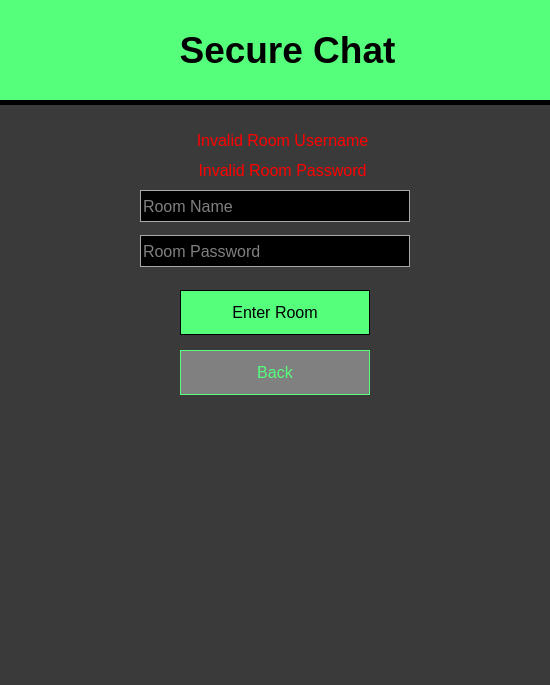
<?xml version="1.0" encoding="UTF-8"?>
<ui version="4.0">
 <class>cove_securechatlogin</class>
 <widget class="QWidget" name="cove_securechatlogin">
  <property name="geometry">
   <rect>
    <x>0</x>
    <y>0</y>
    <width>550</width>
    <height>685</height>
   </rect>
  </property>
  <property name="palette">
   <palette>
    <active>
     <colorrole role="WindowText">
      <brush brushstyle="SolidPattern">
       <color alpha="255">
        <red>255</red>
        <green>255</green>
        <blue>255</blue>
       </color>
      </brush>
     </colorrole>
     <colorrole role="Button">
      <brush brushstyle="SolidPattern">
       <color alpha="255">
        <red>58</red>
        <green>58</green>
        <blue>58</blue>
       </color>
      </brush>
     </colorrole>
     <colorrole role="Light">
      <brush brushstyle="SolidPattern">
       <color alpha="255">
        <red>87</red>
        <green>87</green>
        <blue>87</blue>
       </color>
      </brush>
     </colorrole>
     <colorrole role="Midlight">
      <brush brushstyle="SolidPattern">
       <color alpha="255">
        <red>72</red>
        <green>72</green>
        <blue>72</blue>
       </color>
      </brush>
     </colorrole>
     <colorrole role="Dark">
      <brush brushstyle="SolidPattern">
       <color alpha="255">
        <red>29</red>
        <green>29</green>
        <blue>29</blue>
       </color>
      </brush>
     </colorrole>
     <colorrole role="Mid">
      <brush brushstyle="SolidPattern">
       <color alpha="255">
        <red>38</red>
        <green>38</green>
        <blue>38</blue>
       </color>
      </brush>
     </colorrole>
     <colorrole role="Text">
      <brush brushstyle="SolidPattern">
       <color alpha="255">
        <red>255</red>
        <green>255</green>
        <blue>255</blue>
       </color>
      </brush>
     </colorrole>
     <colorrole role="BrightText">
      <brush brushstyle="SolidPattern">
       <color alpha="255">
        <red>255</red>
        <green>255</green>
        <blue>255</blue>
       </color>
      </brush>
     </colorrole>
     <colorrole role="ButtonText">
      <brush brushstyle="SolidPattern">
       <color alpha="255">
        <red>255</red>
        <green>255</green>
        <blue>255</blue>
       </color>
      </brush>
     </colorrole>
     <colorrole role="Base">
      <brush brushstyle="SolidPattern">
       <color alpha="255">
        <red>0</red>
        <green>0</green>
        <blue>0</blue>
       </color>
      </brush>
     </colorrole>
     <colorrole role="Window">
      <brush brushstyle="SolidPattern">
       <color alpha="255">
        <red>58</red>
        <green>58</green>
        <blue>58</blue>
       </color>
      </brush>
     </colorrole>
     <colorrole role="Shadow">
      <brush brushstyle="SolidPattern">
       <color alpha="255">
        <red>0</red>
        <green>0</green>
        <blue>0</blue>
       </color>
      </brush>
     </colorrole>
     <colorrole role="AlternateBase">
      <brush brushstyle="SolidPattern">
       <color alpha="255">
        <red>29</red>
        <green>29</green>
        <blue>29</blue>
       </color>
      </brush>
     </colorrole>
     <colorrole role="ToolTipBase">
      <brush brushstyle="SolidPattern">
       <color alpha="255">
        <red>255</red>
        <green>255</green>
        <blue>220</blue>
       </color>
      </brush>
     </colorrole>
     <colorrole role="ToolTipText">
      <brush brushstyle="SolidPattern">
       <color alpha="255">
        <red>0</red>
        <green>0</green>
        <blue>0</blue>
       </color>
      </brush>
     </colorrole>
    </active>
    <inactive>
     <colorrole role="WindowText">
      <brush brushstyle="SolidPattern">
       <color alpha="255">
        <red>255</red>
        <green>255</green>
        <blue>255</blue>
       </color>
      </brush>
     </colorrole>
     <colorrole role="Button">
      <brush brushstyle="SolidPattern">
       <color alpha="255">
        <red>58</red>
        <green>58</green>
        <blue>58</blue>
       </color>
      </brush>
     </colorrole>
     <colorrole role="Light">
      <brush brushstyle="SolidPattern">
       <color alpha="255">
        <red>87</red>
        <green>87</green>
        <blue>87</blue>
       </color>
      </brush>
     </colorrole>
     <colorrole role="Midlight">
      <brush brushstyle="SolidPattern">
       <color alpha="255">
        <red>72</red>
        <green>72</green>
        <blue>72</blue>
       </color>
      </brush>
     </colorrole>
     <colorrole role="Dark">
      <brush brushstyle="SolidPattern">
       <color alpha="255">
        <red>29</red>
        <green>29</green>
        <blue>29</blue>
       </color>
      </brush>
     </colorrole>
     <colorrole role="Mid">
      <brush brushstyle="SolidPattern">
       <color alpha="255">
        <red>38</red>
        <green>38</green>
        <blue>38</blue>
       </color>
      </brush>
     </colorrole>
     <colorrole role="Text">
      <brush brushstyle="SolidPattern">
       <color alpha="255">
        <red>255</red>
        <green>255</green>
        <blue>255</blue>
       </color>
      </brush>
     </colorrole>
     <colorrole role="BrightText">
      <brush brushstyle="SolidPattern">
       <color alpha="255">
        <red>255</red>
        <green>255</green>
        <blue>255</blue>
       </color>
      </brush>
     </colorrole>
     <colorrole role="ButtonText">
      <brush brushstyle="SolidPattern">
       <color alpha="255">
        <red>255</red>
        <green>255</green>
        <blue>255</blue>
       </color>
      </brush>
     </colorrole>
     <colorrole role="Base">
      <brush brushstyle="SolidPattern">
       <color alpha="255">
        <red>0</red>
        <green>0</green>
        <blue>0</blue>
       </color>
      </brush>
     </colorrole>
     <colorrole role="Window">
      <brush brushstyle="SolidPattern">
       <color alpha="255">
        <red>58</red>
        <green>58</green>
        <blue>58</blue>
       </color>
      </brush>
     </colorrole>
     <colorrole role="Shadow">
      <brush brushstyle="SolidPattern">
       <color alpha="255">
        <red>0</red>
        <green>0</green>
        <blue>0</blue>
       </color>
      </brush>
     </colorrole>
     <colorrole role="AlternateBase">
      <brush brushstyle="SolidPattern">
       <color alpha="255">
        <red>29</red>
        <green>29</green>
        <blue>29</blue>
       </color>
      </brush>
     </colorrole>
     <colorrole role="ToolTipBase">
      <brush brushstyle="SolidPattern">
       <color alpha="255">
        <red>255</red>
        <green>255</green>
        <blue>220</blue>
       </color>
      </brush>
     </colorrole>
     <colorrole role="ToolTipText">
      <brush brushstyle="SolidPattern">
       <color alpha="255">
        <red>0</red>
        <green>0</green>
        <blue>0</blue>
       </color>
      </brush>
     </colorrole>
    </inactive>
    <disabled>
     <colorrole role="WindowText">
      <brush brushstyle="SolidPattern">
       <color alpha="255">
        <red>29</red>
        <green>29</green>
        <blue>29</blue>
       </color>
      </brush>
     </colorrole>
     <colorrole role="Button">
      <brush brushstyle="SolidPattern">
       <color alpha="255">
        <red>58</red>
        <green>58</green>
        <blue>58</blue>
       </color>
      </brush>
     </colorrole>
     <colorrole role="Light">
      <brush brushstyle="SolidPattern">
       <color alpha="255">
        <red>87</red>
        <green>87</green>
        <blue>87</blue>
       </color>
      </brush>
     </colorrole>
     <colorrole role="Midlight">
      <brush brushstyle="SolidPattern">
       <color alpha="255">
        <red>72</red>
        <green>72</green>
        <blue>72</blue>
       </color>
      </brush>
     </colorrole>
     <colorrole role="Dark">
      <brush brushstyle="SolidPattern">
       <color alpha="255">
        <red>29</red>
        <green>29</green>
        <blue>29</blue>
       </color>
      </brush>
     </colorrole>
     <colorrole role="Mid">
      <brush brushstyle="SolidPattern">
       <color alpha="255">
        <red>38</red>
        <green>38</green>
        <blue>38</blue>
       </color>
      </brush>
     </colorrole>
     <colorrole role="Text">
      <brush brushstyle="SolidPattern">
       <color alpha="255">
        <red>29</red>
        <green>29</green>
        <blue>29</blue>
       </color>
      </brush>
     </colorrole>
     <colorrole role="BrightText">
      <brush brushstyle="SolidPattern">
       <color alpha="255">
        <red>255</red>
        <green>255</green>
        <blue>255</blue>
       </color>
      </brush>
     </colorrole>
     <colorrole role="ButtonText">
      <brush brushstyle="SolidPattern">
       <color alpha="255">
        <red>29</red>
        <green>29</green>
        <blue>29</blue>
       </color>
      </brush>
     </colorrole>
     <colorrole role="Base">
      <brush brushstyle="SolidPattern">
       <color alpha="255">
        <red>58</red>
        <green>58</green>
        <blue>58</blue>
       </color>
      </brush>
     </colorrole>
     <colorrole role="Window">
      <brush brushstyle="SolidPattern">
       <color alpha="255">
        <red>58</red>
        <green>58</green>
        <blue>58</blue>
       </color>
      </brush>
     </colorrole>
     <colorrole role="Shadow">
      <brush brushstyle="SolidPattern">
       <color alpha="255">
        <red>0</red>
        <green>0</green>
        <blue>0</blue>
       </color>
      </brush>
     </colorrole>
     <colorrole role="AlternateBase">
      <brush brushstyle="SolidPattern">
       <color alpha="255">
        <red>58</red>
        <green>58</green>
        <blue>58</blue>
       </color>
      </brush>
     </colorrole>
     <colorrole role="ToolTipBase">
      <brush brushstyle="SolidPattern">
       <color alpha="255">
        <red>255</red>
        <green>255</green>
        <blue>220</blue>
       </color>
      </brush>
     </colorrole>
     <colorrole role="ToolTipText">
      <brush brushstyle="SolidPattern">
       <color alpha="255">
        <red>0</red>
        <green>0</green>
        <blue>0</blue>
       </color>
      </brush>
     </colorrole>
    </disabled>
   </palette>
  </property>
  <property name="font">
   <font>
    <family>Arial</family>
    <pointsize>12</pointsize>
   </font>
  </property>
  <property name="windowTitle">
   <string>Form</string>
  </property>
  <widget class="QPushButton" name="pushButton_EnterRoom">
   <property name="geometry">
    <rect>
     <x>180</x>
     <y>290</y>
     <width>190</width>
     <height>45</height>
    </rect>
   </property>
   <property name="styleSheet">
    <string notr="true">QPushButton
{
	color: black;
	background-color: #55ff7c;
	alternate-background-color: grey;
	font: 12pt &quot;Arial&quot;;
	selection-color: grey;
	selection-background-color: black;
	border: 1px solid black
}
QPushButton:hover
{
	border: 2px solid black;
}
QPushButton:disabled
{
	color: lightgrey;
	background-color: grey;
	border: 1px solid lightgrey;
}</string>
   </property>
   <property name="text">
    <string>Enter Room</string>
   </property>
  </widget>
  <widget class="QPushButton" name="pushButton_Back">
   <property name="geometry">
    <rect>
     <x>180</x>
     <y>350</y>
     <width>190</width>
     <height>45</height>
    </rect>
   </property>
   <property name="styleSheet">
    <string notr="true">QPushButton
{
	color: #55ff7c;
	background-color: grey;
	alternate-background-color: grey;
	font: 12pt &quot;Arial&quot;;
	selection-color: grey;
	selection-background-color: black;
	border: 1px solid #55ff7c
}
QPushButton:hover
{
	border: 2px solid #55ff7c;
}
</string>
   </property>
   <property name="text">
    <string>Back</string>
   </property>
  </widget>
  <widget class="QLineEdit" name="lineEdit_RoomName">
   <property name="geometry">
    <rect>
     <x>140</x>
     <y>190</y>
     <width>270</width>
     <height>32</height>
    </rect>
   </property>
   <property name="styleSheet">
    <string notr="true">QLineEdit
{
	color: white;
	background-color: black;
	alternate-background-color: black;
	font: 12pt &quot;Arial&quot;;
	selection-color: black;
	selection-background-color: white;
	border: 1px solid darkgrey;
}
QLineEdit:hover
{
	border: 1px solid lightgrey;
}
QLineEdit:focus
{
	border: 1px solid  rgb(84, 255, 124);
}</string>
   </property>
   <property name="placeholderText">
    <string>Room Name</string>
   </property>
  </widget>
  <widget class="QLineEdit" name="lineEdit_RoomPassword">
   <property name="geometry">
    <rect>
     <x>140</x>
     <y>235</y>
     <width>270</width>
     <height>32</height>
    </rect>
   </property>
   <property name="styleSheet">
    <string notr="true">QLineEdit
{
	color: white;
	background-color: black;
	alternate-background-color: black;
	font: 12pt &quot;Arial&quot;;
	selection-color: black;
	selection-background-color: white;
	border: 1px solid darkgrey;
}
QLineEdit:hover
{
	border: 1px solid lightgrey;
}
QLineEdit:focus
{
	border: 1px solid  rgb(84, 255, 124);
}</string>
   </property>
   <property name="echoMode">
    <enum>QLineEdit::Password</enum>
   </property>
   <property name="placeholderText">
    <string>Room Password</string>
   </property>
  </widget>
  <widget class="QLabel" name="label_invalidRoomPassword">
   <property name="geometry">
    <rect>
     <x>170</x>
     <y>160</y>
     <width>225</width>
     <height>20</height>
    </rect>
   </property>
   <property name="font">
    <font>
     <family>Arial</family>
     <pointsize>12</pointsize>
    </font>
   </property>
   <property name="styleSheet">
    <string notr="true">QLabel{
	color: red;
	background-color: none;
}</string>
   </property>
   <property name="text">
    <string>Invalid Room Password</string>
   </property>
   <property name="alignment">
    <set>Qt::AlignCenter</set>
   </property>
  </widget>
  <widget class="Line" name="line_2">
   <property name="geometry">
    <rect>
     <x>0</x>
     <y>100</y>
     <width>550</width>
     <height>5</height>
    </rect>
   </property>
   <property name="styleSheet">
    <string notr="true">QLine
{
	color: black;
}</string>
   </property>
   <property name="frameShadow">
    <enum>QFrame::Plain</enum>
   </property>
   <property name="lineWidth">
    <number>5</number>
   </property>
   <property name="orientation">
    <enum>Qt::Horizontal</enum>
   </property>
  </widget>
  <widget class="QLabel" name="label_TitleColor">
   <property name="geometry">
    <rect>
     <x>0</x>
     <y>0</y>
     <width>550</width>
     <height>100</height>
    </rect>
   </property>
   <property name="styleSheet">
    <string notr="true">QLabel
{
	background-color: #55ff7c;
}</string>
   </property>
   <property name="text">
    <string/>
   </property>
  </widget>
  <widget class="QLabel" name="label_Menu">
   <property name="geometry">
    <rect>
     <x>100</x>
     <y>25</y>
     <width>375</width>
     <height>50</height>
    </rect>
   </property>
   <property name="font">
    <font>
     <family>MS Shell Dlg 2</family>
     <pointsize>28</pointsize>
     <weight>75</weight>
     <bold>true</bold>
    </font>
   </property>
   <property name="styleSheet">
    <string notr="true">QLabel{
	color: black;
}</string>
   </property>
   <property name="text">
    <string>Secure Chat</string>
   </property>
   <property name="alignment">
    <set>Qt::AlignCenter</set>
   </property>
  </widget>
  <widget class="QLabel" name="label_invalidRoomUsername">
   <property name="geometry">
    <rect>
     <x>170</x>
     <y>130</y>
     <width>225</width>
     <height>20</height>
    </rect>
   </property>
   <property name="font">
    <font>
     <family>Arial</family>
     <pointsize>12</pointsize>
    </font>
   </property>
   <property name="styleSheet">
    <string notr="true">QLabel{
	color: red;
	background-color: none;
}</string>
   </property>
   <property name="text">
    <string>Invalid Room Username</string>
   </property>
   <property name="alignment">
    <set>Qt::AlignCenter</set>
   </property>
  </widget>
 </widget>
 <tabstops>
  <tabstop>lineEdit_RoomName</tabstop>
  <tabstop>lineEdit_RoomPassword</tabstop>
  <tabstop>pushButton_EnterRoom</tabstop>
  <tabstop>pushButton_Back</tabstop>
 </tabstops>
 <resources/>
 <connections/>
</ui>
